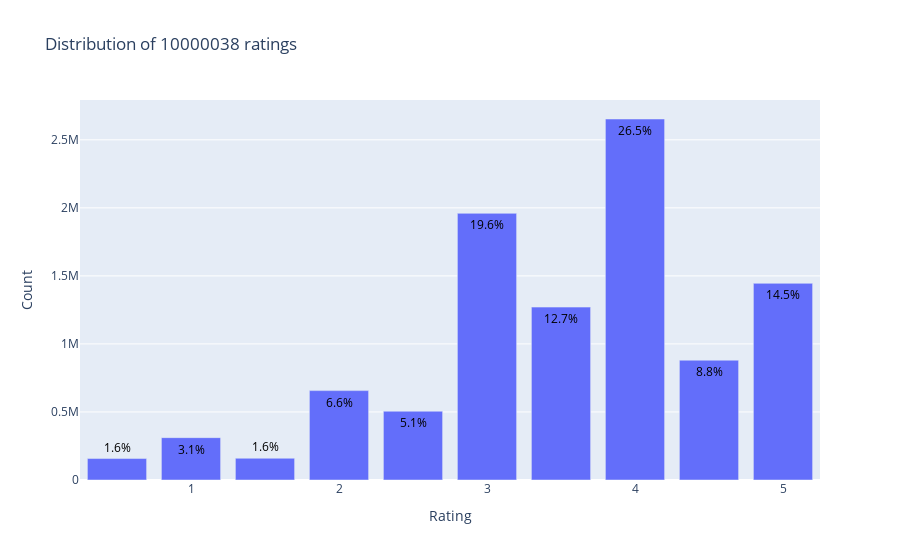

The cell this chart's notebook holds for it:
### Markdown cell above
Most of the movies are rated 3.0 and 4.0.

### Code cell
from plotly.offline import init_notebook_mode, plot, iplot
import plotly.graph_objs as go
init_notebook_mode(connected=True)

data = df_train['rating'].value_counts().sort_index(ascending=False)
trace = go.Bar(x = data.index, 
              text = ['{:.1f}%'.format(val) for val in (data.values/df_train.shape[0] * 100)],
              textposition = 'auto',
              textfont = dict(color = '#000000'),
              y = data.values,
              )
# Layout Creation
layout = dict(title = 'Distribution of {} ratings'.format(df_train.shape[0]),
             xaxis = dict(title = 'Rating'),
             yaxis = dict(title = 'Count'))

# Create Plot
fig = go.Figure(data = [trace], layout=layout)
fig.show()

### Figure 1 — Plotly figure (JSON) as saved in the notebook; plotly's stock layout.template omitted (floating-point values rounded to 4 significant figures)
{"data": [{"text": ["14.5%", "8.8%", "26.5%", "12.7%", "19.6%", "5.1%", "6.6%", "1.6%", "3.1%", "1.6%"], "textfont": {"color": "#000000"}, "textposition": "auto", "x": [5, 4.5, 4, 3.5, 3, 2.5, 2, 1.5, 1, 0.5], "y": [1445230, 880516, 2652977, 1270642, 1959759, 505578, 656821, 159731, 311213, 157571], "type": "bar"}], "layout": {"title": {"text": "Distribution of 10000038 ratings"}, "xaxis": {"title": {"text": "Rating"}, "type": "linear", "range": [0.25, 5.25], "autorange": true}, "yaxis": {"title": {"text": "Count"}, "type": "linear", "range": [0, 2793000.0], "autorange": true}, "autosize": true}}
